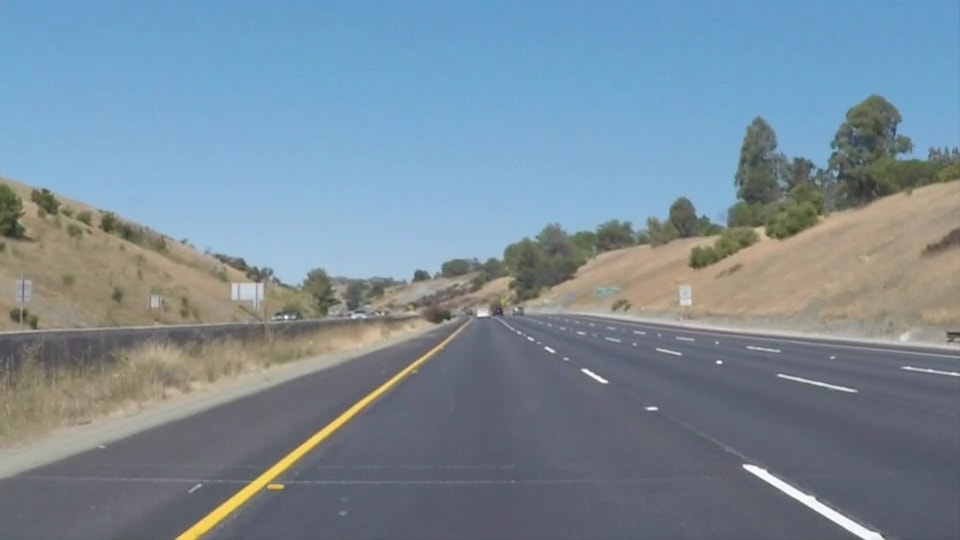
#> input picture dataset/test6.jpg, 960 x 540 px, found by its file name
$ python code.py
#> lines starting #> are read from the running program, lines starting #| are printed output that depends on the picture; after the words box and inside, x2 and y2 are one past the last pixel; in counts of white or black regions, pixels touching at a corner belong together
import cv2
import numpy as np
import matplotlib.pyplot as plt
from math import sqrt, log
from sklearn.linear_model import LinearRegression


name = "test6"
image = cv2.imread(name+'.jpg')
#> image is the input picture: shape (540, 960, 3); mean B, G, R 152.9, 139.4, 121.2


# [21 lines left out: function convolve, not called in this run]


def applyGaussian(img, sig, t):
	sHalf = round(sqrt(-log(t)*2*(sig**2)))
	x, y = np.mgrid[-sHalf:sHalf+1, -sHalf:sHalf+1]
	g =  np.exp(-((x**2 + y**2) / (2.0*sig**2)))

	# output = convolve(img, g)
	output = cv2.GaussianBlur(img, (7, 7), 0)

	return output


def applyMask(img):
	mask_white = cv2.inRange(img, np.array([0, 0, 160]), np.array([255, 50, 255]))
	mask_yellow = cv2.inRange(img, np.array([20, 100, 100]), np.array([30, 255, 255]))
	mask = cv2.bitwise_or(mask_white, mask_yellow)

	plt.imsave(name+"_binaryMask"+".jpg", mask)

	return cv2.bitwise_and(img, img, mask=mask)


def getEdges(img):
	return cv2.Canny(img, 50, 150)


def applyROI(img):
	image_x = img.shape[0]
	image_y = img.shape[1]

	roi = np.zeros_like(img)

	for i in range(image_y):
		for j in range(image_x):
			if (j>image_x/1.6) and (i>image_y/1.5-j/1.1) and (i<image_y-image_y/1.5+j/1.1):
				roi[j, i] = 255

	img = cv2.bitwise_and(img, roi)

	return img


def houghTransform(img):
	image_x = img.shape[0]
	image_y = img.shape[1]

	diag = int(np.ceil(np.sqrt((image_x - 1)**2 + (image_y - 1)**2)))

	H = np.zeros((360, 2*diag))

	for i in range(image_y):
		for j in range(image_x):
			if img[j, i]==255:
				for theeta in range(360):
					value = i*np.cos(theeta) + j*np.sin(theeta)
					H[theeta, int(value+diag)] += 1

	output = np.zeros_like(img)
	lines = []

	threshold = np.amax(H)/6

	for t in range(360):
		for d in range(diag*2):
			if H[t, d] >= threshold:
				rho = d-diag
				a = np.cos(t)
				b = np.sin(t)
				x0 = a*rho
				y0 = b*rho
				x1 = int(x0 + 1000*(-b))
				y1 = int(y0 + 1000*(a))
				x2 = int(x0 - 1000*(-b))
				y2 = int(y0 - 1000*(a))

				cv2.line(output,(x1,y1),(x2,y2),255,2)
				lines.append((x1,y1,x2,y2))

	return lines


def applyRegression(img, lines):
	left_lines = [[], []]
	right_lines = [[], []]

	for each in lines:
		x0, y0, x1, y1 = each
		m = (y1-y0)/(x1-x0)

		if m < -0.5 and m > -1.5:
			left_lines[0].append(x0)
			left_lines[0].append(x1)
			left_lines[1].append(y0)
			left_lines[1].append(y1)
		if m > 0.5 and m < 1.5:
			right_lines[0].append(x0)
			right_lines[0].append(x1)
			right_lines[1].append(y0)
			right_lines[1].append(y1)


	def calc(x, y):
		n = len(x)
		x_mean = np.mean(x)
		y_mean = np.mean(y)
		x_y = sum([a*b for a, b in zip(x, y)])
		x_x = sum([a**2 for a in x])
		m = (x_y-n*x_mean*y_mean)/(x_x-n*x_mean*x_mean)
		c = y_mean-m*x_mean
		return m, c

	left_m, left_c = calc(left_lines[0], left_lines[1])
	right_m, right_c = calc(right_lines[0], right_lines[1])

	output = np.zeros_like(img)

	points = []

	def draw(m, c):
		y0 = int(len(img)/1.5)
		y1 = int(len(img))
		x0 = int((y0-c)/m)
		x1 = int((y1-c)/m)
		points.append([(x0,y0), (x1,y1)])
		cv2.line(output, (x0,y0), (x1,y1), 255, 2)

	draw(left_m, left_c)
	draw(right_m, right_c)

	return points


def drawLines(img, points):
	output = np.zeros_like(img)

	output = cv2.line(output, points[0][0], points[0][1], (0, 255, 0), 5)
	output = cv2.line(output, points[1][0], points[1][1], (0, 255, 0), 5)

	return cv2.addWeighted(img, 0.7, output, 1, 0)


img = cv2.cvtColor(image, cv2.COLOR_BGR2HSV)
#> img: shape (540, 960, 3); mean H, S, V 86, 66.5, 160.7
img = applyGaussian(img, 1, 0.5)

img = applyMask(img)
#> in applyMask, `mask_white = cv2.inRange(img, np.array([0, 0, 160]), np.array([255, 50..`:
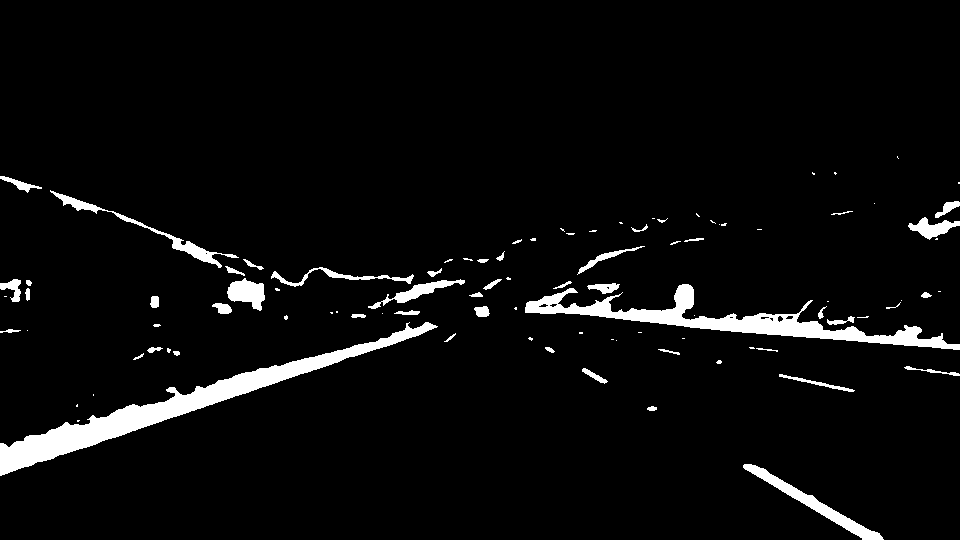
#> mask_white: shape (540, 960); 4.6% white; 96 white regions (47 under 20 px), largest, box (x1, y1, x2, y2) and area: (0, 322, 438, 476) 8522, (525, 284, 960, 350) 6197, (743, 464, 884, 540) 1547
#> in applyMask, `plt.imsave(name+"_binaryMask"+".jpg", mask)`:
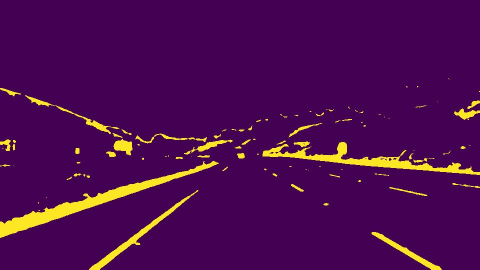
#> saved as test6_binaryMask.jpg: shape (540, 960, 3) (shown at 1/2 size); mean R, G, B 77.3, 11.9, 80.7

img = cv2.cvtColor(img, cv2.COLOR_HSV2BGR)
img = cv2.cvtColor(img, cv2.COLOR_BGR2GRAY)
#> img: shape (540, 960)

img = getEdges(img)

img = applyROI(img)
#> after the loop in applyROI, `for i in range(image_y):`:
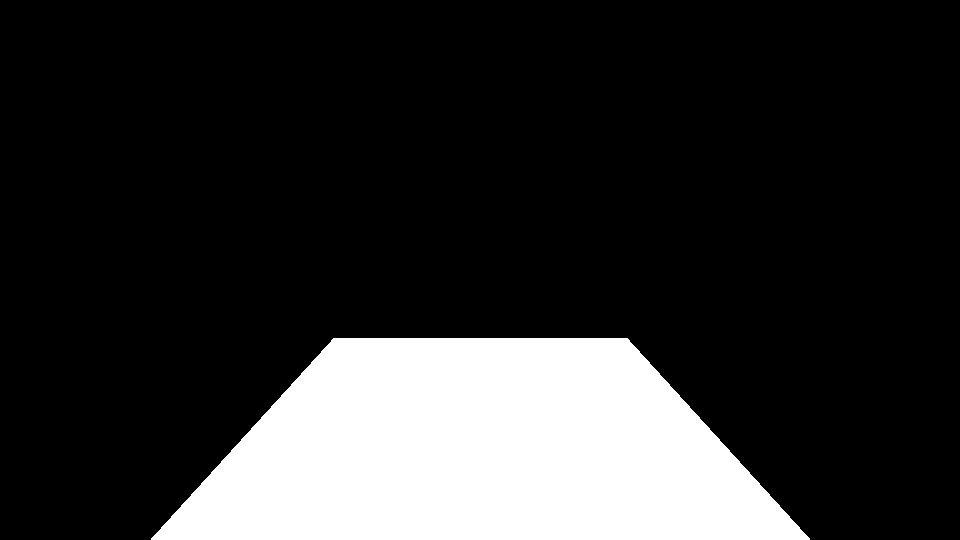
#> roi: shape (540, 960); 18.6% white; 1 white region, box (x1, y1, x2, y2) and area: (151, 338, 810, 540) 96392

lines = houghTransform(img)
#> after the loop in houghTransform, `for t in range(360):`:
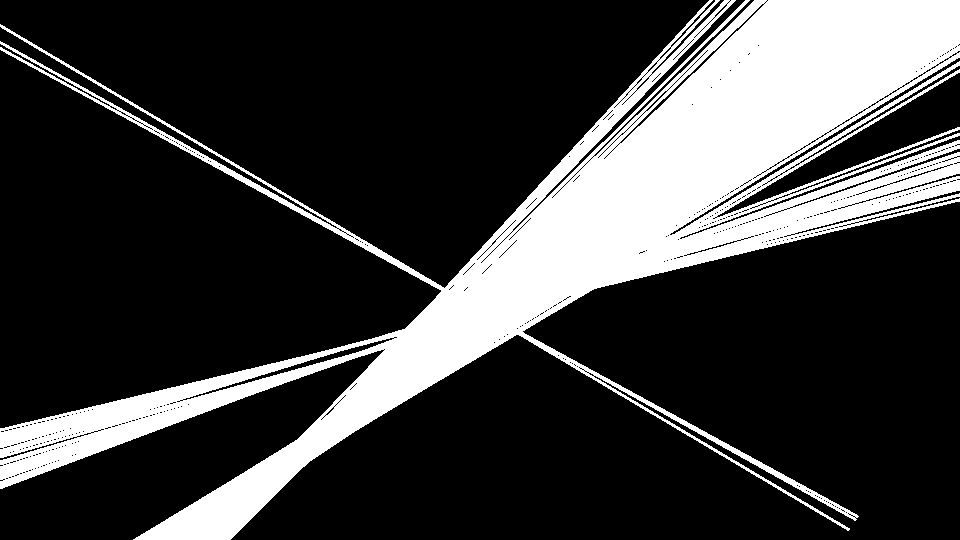
#> output: shape (540, 960); 23.5% white; 1 white region, box (x1, y1, x2, y2) and area: (0, 0, 960, 540) 121629
#> lines = 283 items, first 6: (-554, 987, 1128, -92), (-553, 988, 1129, -91), (-552, 990, 1130, -90), (-550, 993, 1132, -87), (-549, 994, 1133, -85), (-548, 996, 1134, -84)
points = applyRegression(img, lines)
#> the loop in applyRegression, `for each in lines:` made 283 passes
#> (x0, y0, x1, y1, m) on passes 1 to 3: (-554, 987, 1128, -92, -0.641), (-553, 988, 1129, -91, -0.641), (-552, 990, 1130, -90, -0.642)
#> in draw, `y0 = int(len(img)/1.5)`: y0 = 360
#> in draw, `y1 = int(len(img))`: y1 = 540
#> in draw, `x0 = int((y0-c)/m)`: x0 = 417
#> in draw, `x1 = int((y1-c)/m)`: x1 = 181
#> in draw, `cv2.line(output, (x0,y0), (x1,y1), 255, 2)`:
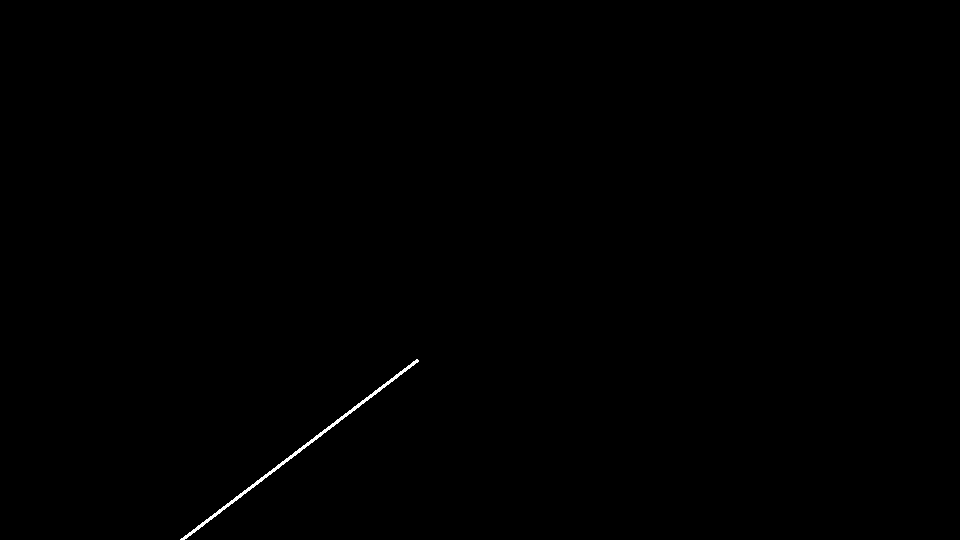
#> output: shape (540, 960); 0.19% white in thin lines or dots, all inside (x1, y1, x2, y2) = (180, 359, 419, 540)
#> points = [[(417, 360), (181, 540)], [(568, 360), (886, 540)]]

final = drawLines(image, points)
#> in drawLines, `output = cv2.line(output, points[1][0], points[1][1], (0, 255, 0), 5)`:
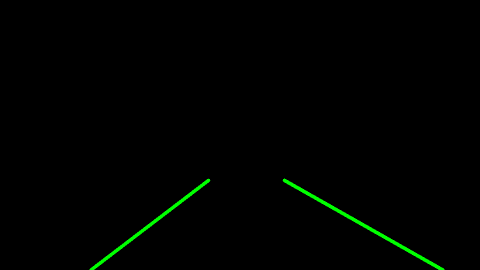
#> output: shape (540, 960, 3) (shown at 1/2 size); mean of channels 0, 1, 2 0, 2.3, 0; drawn as B, G, R
#> in drawLines, `return cv2.addWeighted(img, 0.7, output, 1, 0)`:
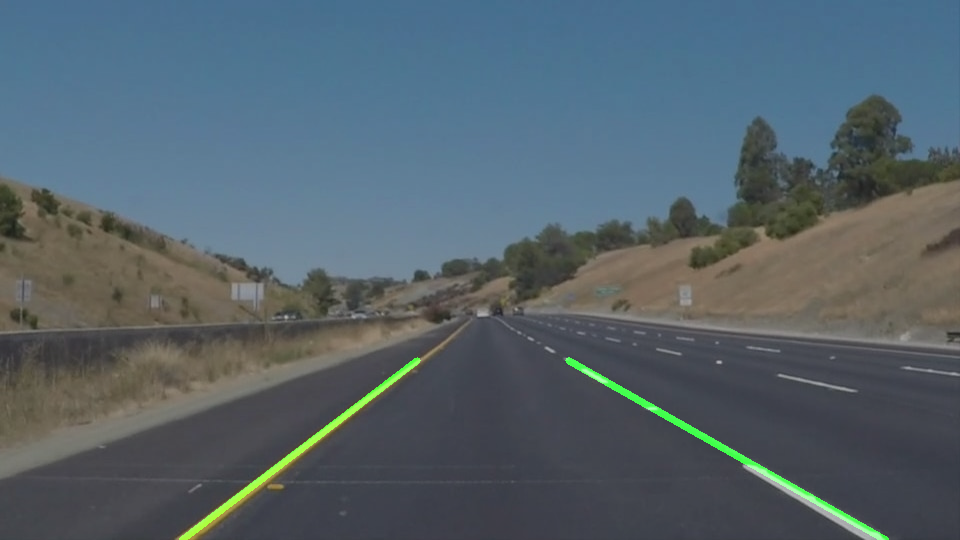
#> returned value: shape (540, 960, 3); mean of channels 0, 1, 2 107, 98.8, 84.8; drawn as B, G, R


plt.imshow(final)
plt.show()

$ run again, with dataset/test1.jpg copied over dataset/test6.jpg
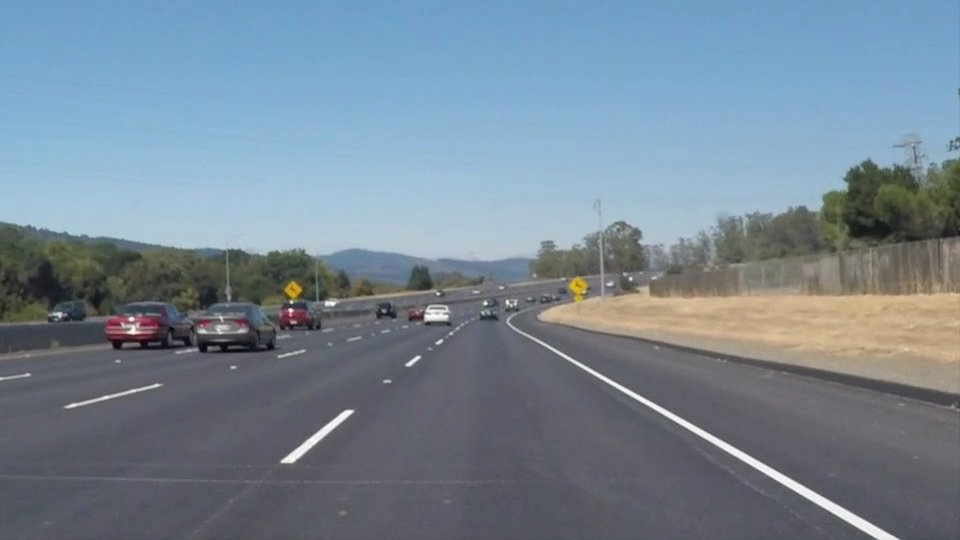
#> input picture dataset/test1.jpg, 960 x 540 px, found by its file name
#> image is the input picture: shape (540, 960, 3); mean B, G, R 148.1, 134.5, 118.5
#> mask_white: shape (540, 960); 5.9% white; 47 white regions (22 under 20 px), largest, box (x1, y1, x2, y2) and area: (86, 204, 790, 262) 21783, (566, 323, 960, 390) 3153, (532, 338, 898, 540) 2850
#> mask_yellow: shape (540, 960); 0.12% white; 2 white regions, box (x1, y1, x2, y2) and area: (570, 277, 588, 303) 336, (284, 280, 303, 300) 267
#> after the loop in houghTransform, `for t in range(360):`:
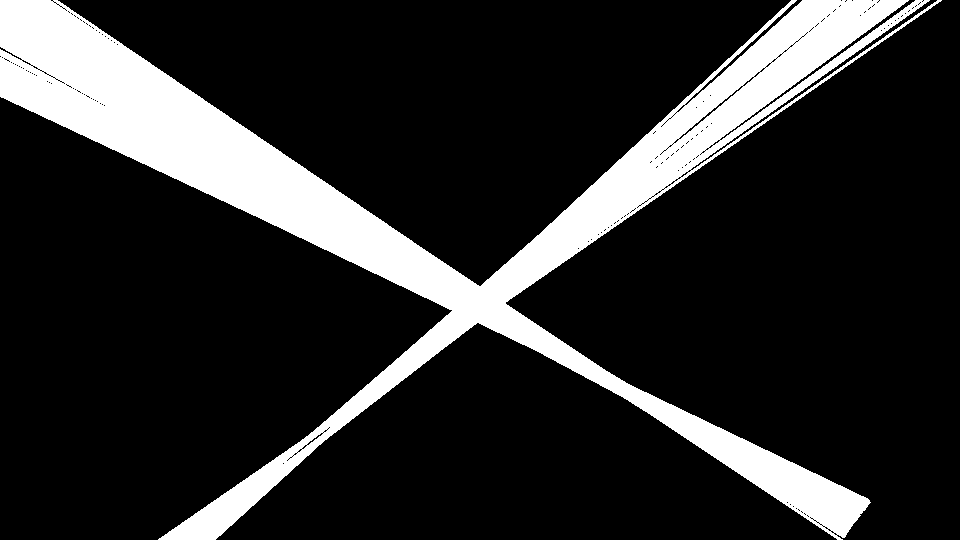
#> output: shape (540, 960); 16.7% white; 1 white region, box (x1, y1, x2, y2) and area: (0, 0, 942, 540) 86744
#> `lines = houghTransform(img)`: lines = 168 items, first 6: (1111, -242, -401, 1064), (1111, -243, -402, 1063), (1105, -249, -407, 1057), (1105, -250, -408, 1057), (-825, -564, 847, 530), (-826, -562, 846, 532)
#> the loop in applyRegression, `for each in lines:` made 168 passes
#> (x0, y0, x1, y1, m) on passes 1 to 3: (1111, -242, -401, 1064, -0.864), (1111, -243, -402, 1063, -0.863), (1105, -249, -407, 1057, -0.864)
#> in draw, `y0 = int(len(img)/1.5)`: y0 = 360
#> in draw, `y1 = int(len(img))`: y1 = 540
#> in draw, `x0 = int((y0-c)/m)`: x0 = 410
#> in draw, `x1 = int((y1-c)/m)`: x1 = 186
#> points = [[(410, 360), (186, 540)], [(575, 360), (885, 540)]]
#> in drawLines, `return cv2.addWeighted(img, 0.7, output, 1, 0)`:
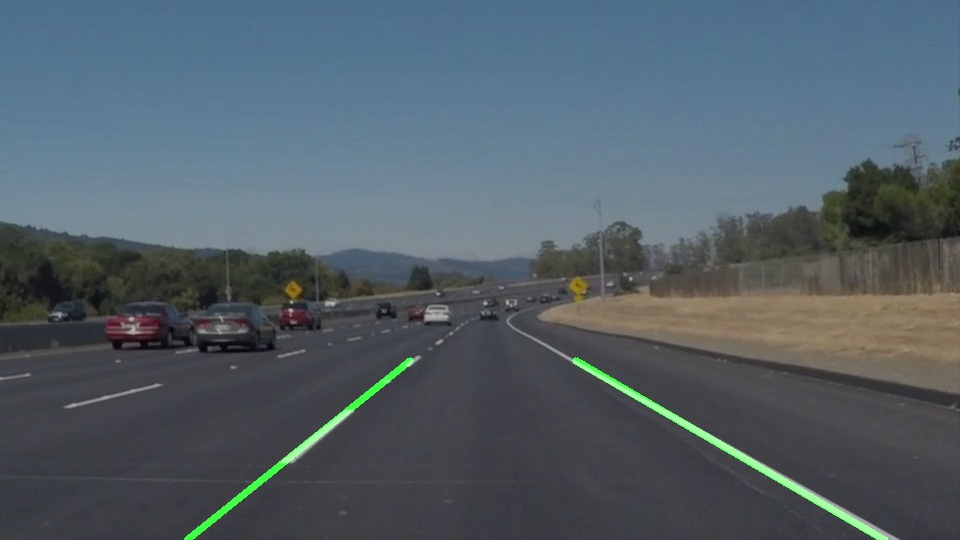
#> returned value: shape (540, 960, 3); mean of channels 0, 1, 2 103.7, 95.3, 83; drawn as B, G, R

$ run again, with dataset/test2.jpg copied over dataset/test6.jpg
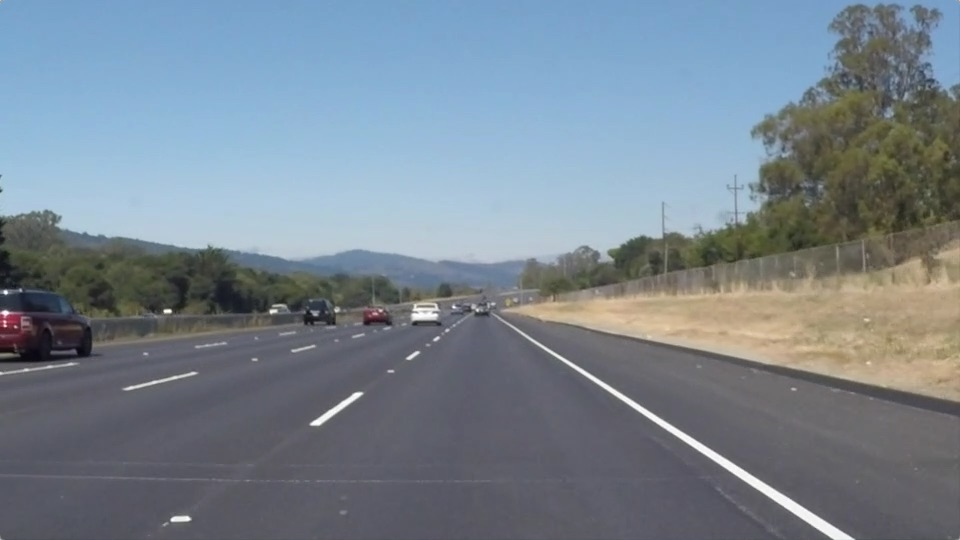
#> input picture dataset/test2.jpg, 960 x 540 px, found by its file name
#> image is the input picture: shape (540, 960, 3); mean B, G, R 143.7, 132.6, 120.3
#> mask_white: shape (540, 960); 6.6% white; 48 white regions (32 under 20 px), largest, box (x1, y1, x2, y2) and area: (49, 189, 767, 266) 27162, (514, 328, 854, 540) 2931, (538, 317, 960, 400) 1997
#> mask_yellow: shape (540, 960); 0.01% white in thin lines or dots, all inside (x1, y1, x2, y2) = (834, 100, 942, 168)
#> after the loop in houghTransform, `for t in range(360):`:
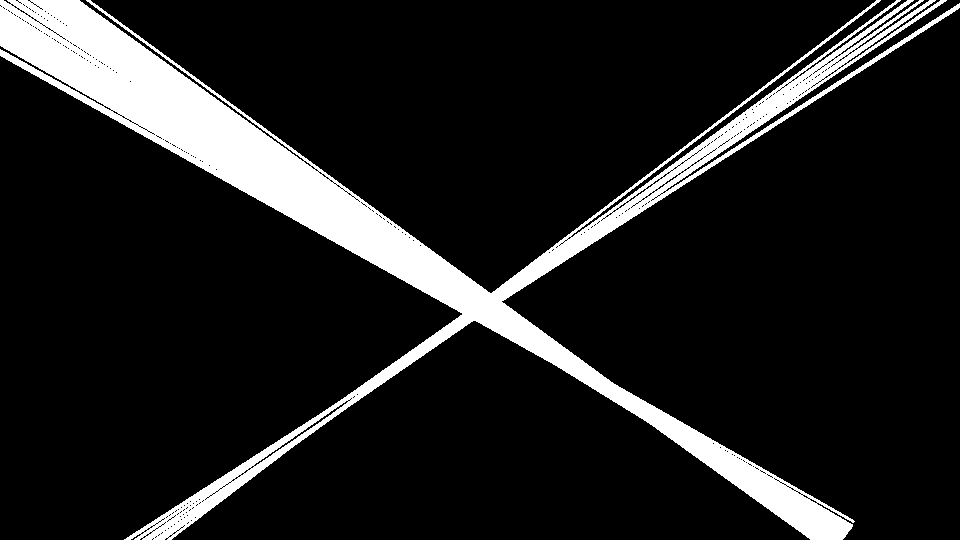
#> output: shape (540, 960); 12.1% white; 1 white region, box (x1, y1, x2, y2) and area: (0, 0, 960, 540) 62705
#> `lines = houghTransform(img)`: lines = 95 items, first 6: (-559, 979, 1123, -101), (-828, -559, 844, 536), (-829, -558, 843, 536), (-830, -557, 843, 537), (-832, -553, 840, 541), (-833, -552, 839, 542)
#> the loop in applyRegression, `for each in lines:` made 95 passes
#> (x0, y0, x1, y1, m) on passes 1 to 8: (-559, 979, 1123, -101, -0.642), (-828, -559, 844, 536, 0.655), (-829, -558, 843, 536, 0.654), (-830, -557, 843, 537, 0.654), (-832, -553, 840, 541, 0.654), (-833, -552, 839, 542, 0.654), (-833, -551, 839, 543, 0.654), (837, 545, -825, -564, 0.667)
#> in draw, `y0 = int(len(img)/1.5)`: y0 = 360
#> in draw, `y1 = int(len(img))`: y1 = 540
#> in draw, `x0 = int((y0-c)/m)`: x0 = 405
#> in draw, `x1 = int((y1-c)/m)`: x1 = 146
#> points = [[(405, 360), (146, 540)], [(565, 360), (846, 540)]]
#> in drawLines, `return cv2.addWeighted(img, 0.7, output, 1, 0)`:
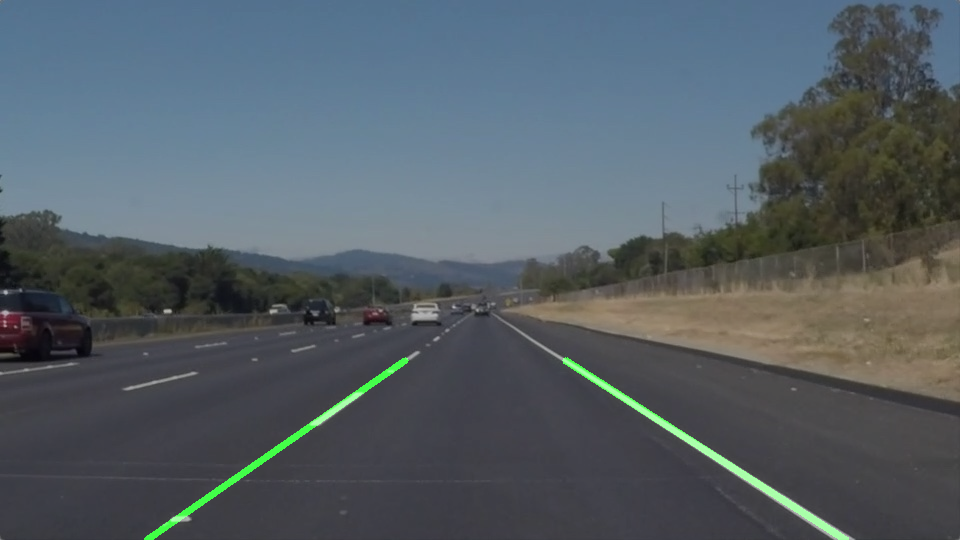
#> returned value: shape (540, 960, 3); mean of channels 0, 1, 2 100.6, 94, 84.2; drawn as B, G, R
